Frame 1 (no input): blank canvas, image omitted
Frame 60 (no input): blank canvas, image omitted
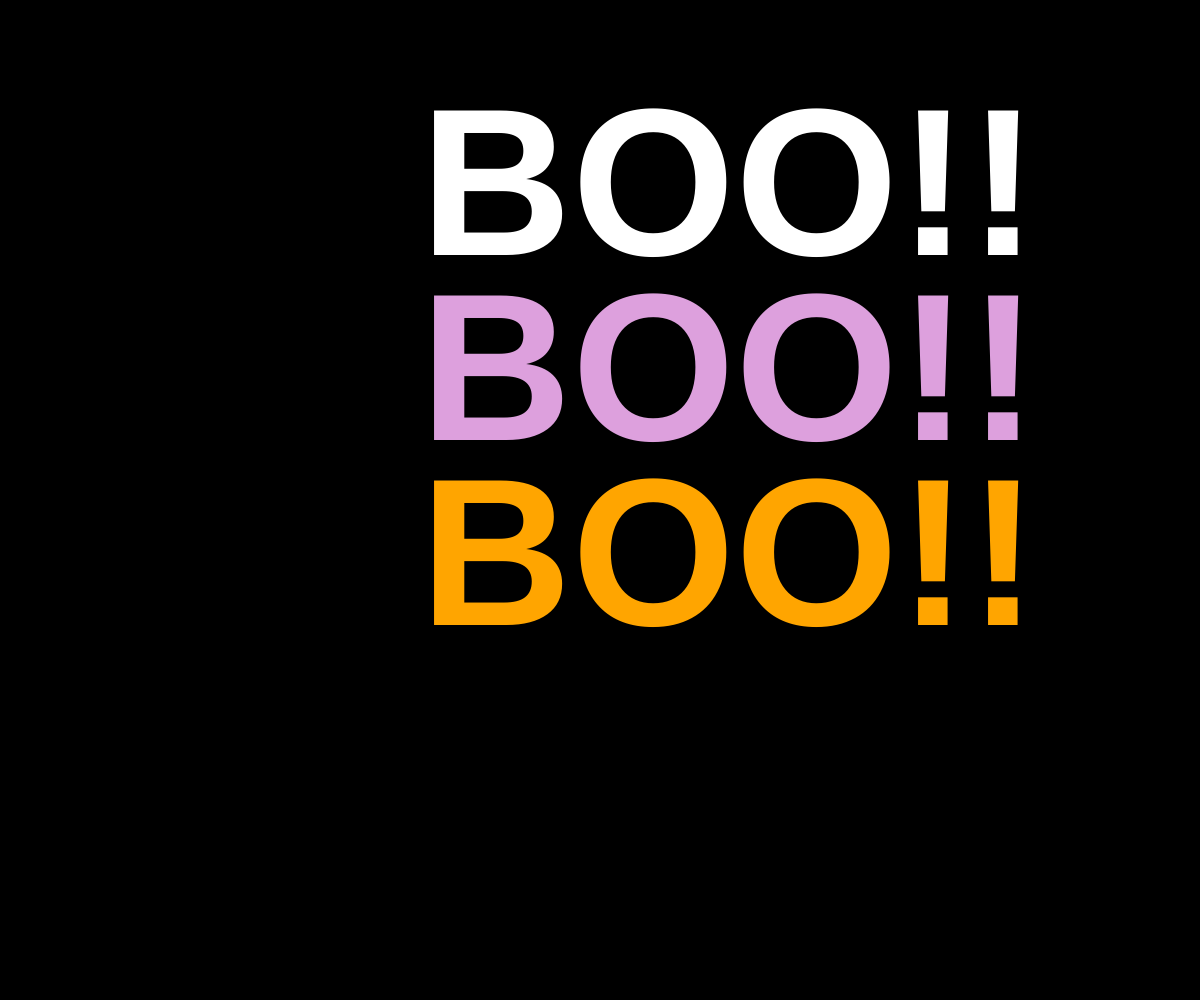
Frame 120 (the mouse pressed at the canvas centre since frame 60)

The p5.js sketch whose frames 1 and 60 were blank and that drew this single picture after the mouse press (run headless with seeded random() and noise() and a simulated clock; from frame 60 on, the mouse is pressed at the canvas centre):

// p5.js sketch
// ── sketch.js
function setup() {
  createCanvas(windowWidth,windowHeight);
}

function draw(){
  background(0,0,0);
  if(mouseY > 250){
  text("BOO!!",420,440)
  textSize(210);
  textStyle(BOLD);
  fill(555);
  }
  if(mouseY > 125){
  text("BOO!!",420,255);
  textSize(210);
  textStyle(BOLD);
  fill(255,165,0);
  }
  if(mouseY > 425){
  text("BOO!!",420,625);
  textSize(210);
  textStyle(BOLD);
  fill(221,160,221)
  }
}
